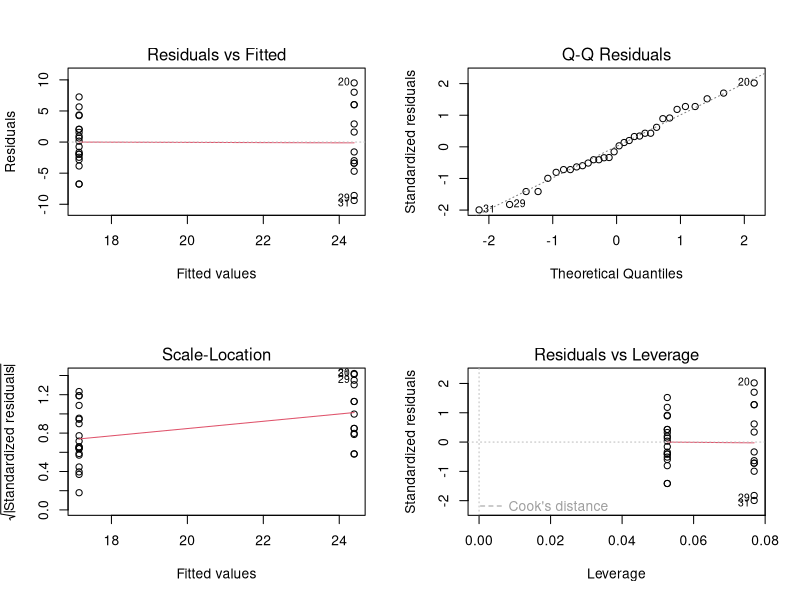
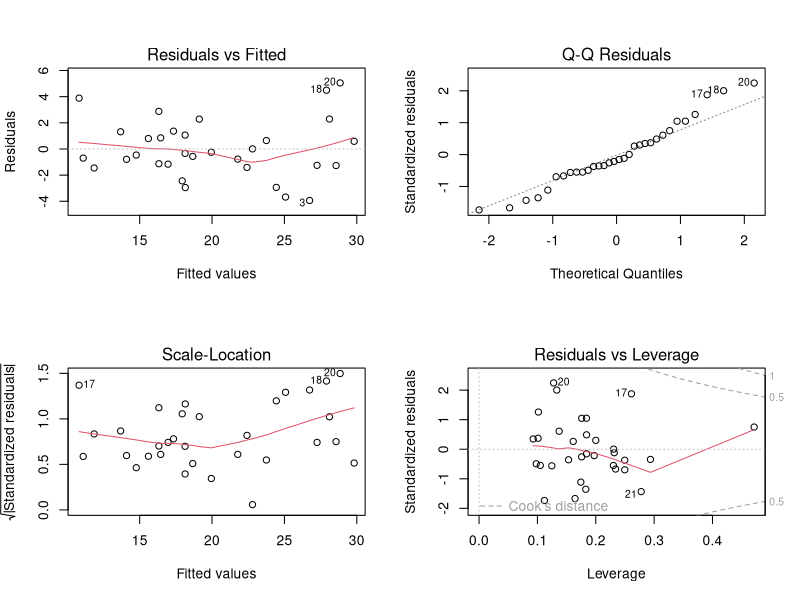

Reproduce these figures in R, in order.
## ----load_packages, include=FALSE----------------------------------------
# Naser Ameen
# 3/11/2016
# Regression of mtcars to determine:
# 1. If automatic/manual transmission is a signifcant predictor of mpg?
# 2. What is the best model to predict mpg?

# Get required pacakges
library(dplyr)
library(ggplot2)
cars <-tbl_df(mtcars)
head(cars,5)

## ----var_descriptors_conversions-----------------------------------------
mpg   <- cars$mpg               # mpg Miles/(US) gallon - numerical
cyl   <- factor(cars$cyl)       # Number of cylinders - categorical
disp  <- cars$disp              # Displacement (cu.in.) - numerical
hp    <- cars$hp                # Gross horsepower - numerical
drat  <- cars$drat              # Rear axle ratio - numerical
wt    <- cars$wt                # Weight (1000 lbs or 1 ton) - numerical
qsec  <- cars$qsec              # 1/4 mile time -numerical
vs    <- cars$vs                # V/S -numerical
am    <- factor(cars$am)        # Transmission (0 = automatic, 1 = manual) - categorical
gear  <- factor(cars$gear)      # Number of forward gears - categorical
carb  <- factor(cars$carb)      # Number of carbureators -categorical

## ----auto_man_regress, include=FALSE-------------------------------------
fit1 <- lm(mpg~am)
summary(fit1)

## ----full_regress, include=FALSE-----------------------------------------
fit2 = lm(mpg~.,data=cars)
summary(fit2)

## ----backward_regress, include=FALSE-------------------------------------
 mydf = data.frame(mpg=mpg, cyl=cyl, disp=disp, hp=hp, drat=drat, wt=wt, qsec=qsec, vs=vs, am=am, gear=gear, carb=carb)
fit3 = step(lm(mydf$mpg~.,data=mydf),direction = "backward")

## ----best_coeff, echo=FALSE----------------------------------------------
coef(fit3)

## ----sum_auto_man, echo= FALSE-------------------------------------------
summary(fit1)

## ----plot_auto_man, echo=FALSE,fig.width=8, fig.height=6-----------------
par(mfrow=c(2,2))
plot(fit1)

## ----sum_best_fit, echo=FALSE--------------------------------------------
summary(fit3)

## ----plot_best, echo=FALSE,fig.width=8, fig.height=6---------------------
par(mfrow=c(2,2))
plot(fit3)

## ----cor_factor----------------------------------------------------------
cor_df <- data.frame(mpg=mpg,wt=wt,hp=hp,cyl=as.numeric(cyl))
cor(cor_df)

